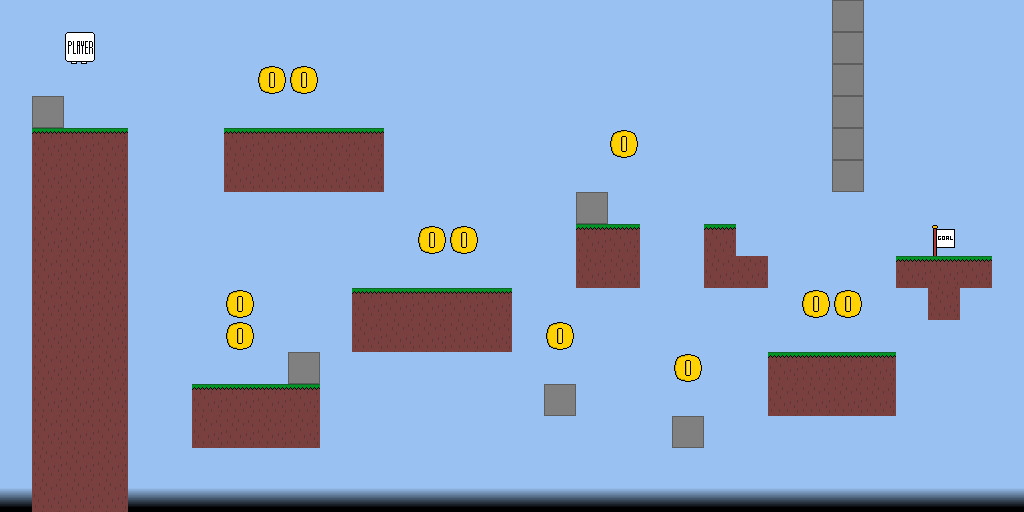

This game map was drawn from its Tiled (.tmx) file and the tilesets committed beside it. A one-line description and the full map source follow:
An orthogonal 32x16 tile map with 32x32 px tiles, 1 tile layer (Tile Layer 1).

<map version="1.8" tiledversion="1.8.2" orientation="orthogonal" renderorder="right-down" width="32" height="16" tilewidth="32" tileheight="32" infinite="0" backgroundcolor="#99c1f1" nextlayerid="5" nextobjectid="3">
 <tileset firstgid="1" source="tileset.tsx" />
 <layer id="3" name="Tile Layer 1" width="32" height="16">
  <data encoding="csv">
0,0,0,0,0,0,0,0,0,0,0,0,0,0,0,0,0,0,0,0,0,0,0,0,0,0,61,0,0,0,0,0,
0,0,2,0,0,0,0,0,0,0,0,0,0,0,0,0,0,0,0,0,0,0,0,0,0,0,61,0,0,0,0,0,
0,0,0,0,0,0,0,0,22,22,0,0,0,0,0,0,0,0,0,0,0,0,0,0,0,0,61,0,0,0,0,0,
0,61,0,0,0,0,0,0,0,0,0,0,0,0,0,0,0,0,0,0,0,0,0,0,0,0,61,0,0,0,0,0,
0,21,21,21,0,0,0,21,21,21,21,21,0,0,0,0,0,0,0,22,0,0,0,0,0,0,61,0,0,0,0,0,
0,41,41,41,0,0,0,41,41,41,41,41,0,0,0,0,0,0,0,0,0,0,0,0,0,0,61,0,0,0,0,0,
0,41,41,41,0,0,0,0,0,0,0,0,0,0,0,0,0,0,61,0,0,0,0,0,0,0,0,0,0,0,0,0,
0,41,41,41,0,0,0,0,0,0,0,0,0,22,22,0,0,0,21,21,0,0,21,0,0,0,0,0,0,3,0,0,
0,41,41,41,0,0,0,0,0,0,0,0,0,0,0,0,0,0,41,41,0,0,41,41,0,0,0,0,21,21,21,0,
0,41,41,41,0,0,0,22,0,0,0,21,21,21,21,21,0,0,0,0,0,0,0,0,0,22,22,0,0,41,0,0,
0,41,41,41,0,0,0,22,0,0,0,41,41,41,41,41,0,22,0,0,0,0,0,0,0,0,0,0,0,0,0,0,
0,41,41,41,0,0,0,0,0,61,0,0,0,0,0,0,0,0,0,0,0,22,0,0,21,21,21,21,0,0,0,0,
0,41,41,41,0,0,21,21,21,21,0,0,0,0,0,0,0,61,0,0,0,0,0,0,41,41,41,41,0,0,0,0,
0,41,41,41,0,0,41,41,41,41,0,0,0,0,0,0,0,0,0,0,0,61,0,0,0,0,0,0,0,0,0,0,
0,41,41,41,0,0,0,0,0,0,0,0,0,0,0,0,0,0,0,0,0,0,0,0,0,0,0,0,0,0,0,0,
81,41,41,41,81,81,81,81,81,81,81,81,81,81,81,81,81,81,81,81,81,81,81,81,81,81,81,81,81,81,81,81
</data>
 </layer>
</map>
